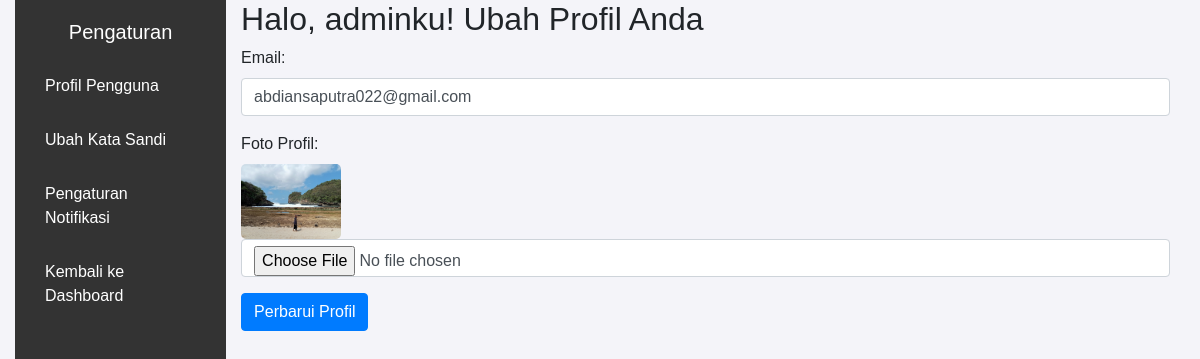
The page /profile.php (signed in) on the database its author committed.
### tables this page shows
CREATE TABLE `users` (
  `id` int(11) NOT NULL,
  `username` varchar(50) NOT NULL,
  `password` varchar(255) NOT NULL,
  `status` tinyint(1) DEFAULT 1,
  `profile_picture` varchar(255) DEFAULT 'default_profile.png',
  `email` varchar(100) NOT NULL,
  `role` enum('admin','user') NOT NULL DEFAULT 'user'
);

### profile.php (the view, shortened to what this page needs)
<?php
include 'db_config.php';
$username = $_SESSION['username'];
$sql = "SELECT email, profile_picture FROM users WHERE username = ?";
$stmt = $conn->prepare($sql);
$stmt->bind_param("s", $username);
$stmt->execute();
$stmt->bind_result($currentEmail, $currentProfilePicture);
?>
<!DOCTYPE html>
<html lang="en">
<head>
    <link href="https://stackpath.bootstrapcdn.com/bootstrap/4.5.2/css/bootstrap.min.css" rel="stylesheet">
</head>
<body>
<div class="container-fluid">
    <div class="sidebar">
        <h2>Pengaturan</h2>
        <ul>
            <li><a href="profile.php">Profil Pengguna</a></li>
            <li><a href="password.php">Ubah Kata Sandi</a></li>
            <li><a href="notifications.php">Pengaturan Notifikasi</a></li>
            <li><a href="dashboard.php">Kembali ke Dashboard</a></li>
        </ul>
    </div>
<div class="container">
    <h2>Halo, <?php echo htmlspecialchars($username); ?>! Ubah Profil Anda</h2>
    <form method="post" action="profile.php" enctype="multipart/form-data">
        <div class="form-group">
            <label for="email">Email:</label>
            <input type="email" class="form-control" id="email" name="email" value="<?php echo htmlspecialchars($currentEmail); ?>" required>
        </div>
        <div class="form-group">
            <label for="profile_picture">Foto Profil:</label><br>
            <?php if ($currentProfilePicture): ?>
                <img src="<?php echo $currentProfilePicture; ?>" alt="Foto Profil" style="width:100px; height:auto; border-radius:5px;">
            <?php endif; ?>
            <input type="file" class="form-control" id="profile_picture" name="profile_picture" accept="image/*">
        </div>
        <button type="submit" class="btn btn-primary">Perbarui Profil</button>
    </form>
</div>
</body>
</html>

### profile.php (style rules this page uses)
body { font-family: Arial, sans-serif; background-color: #f4f4f9; }
.container-fluid { display: flex; min-height: 100vh; }
.sidebar { background-color: #333; color: white; padding: 20px; width: 250px; }
.sidebar h2 { font-size: 20px; margin-bottom: 20px; text-align: center; }
.sidebar ul { list-style-type: none; padding: 0; }
.sidebar ul li { margin-bottom: 10px; }
.sidebar ul li a { color: white; text-decoration: none; padding: 10px; display: block; border-radius: 5px; }

### rows shown on the page
users: email "abdiansaputra022@gmail.com", profile_picture (picture)

### other values the page prints
$username "adminku"
